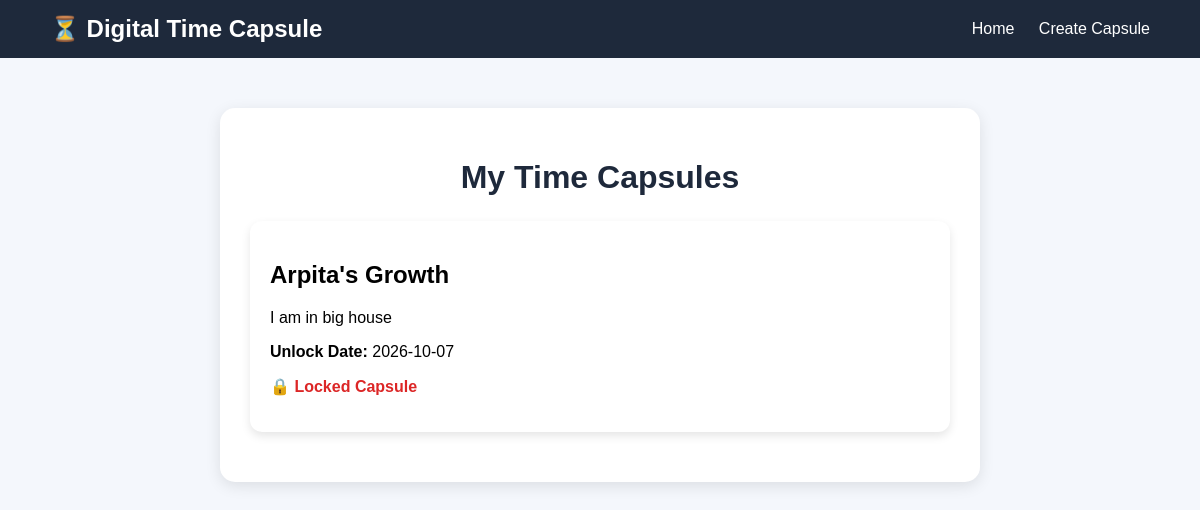
Page /dashboard on the earlier database version.
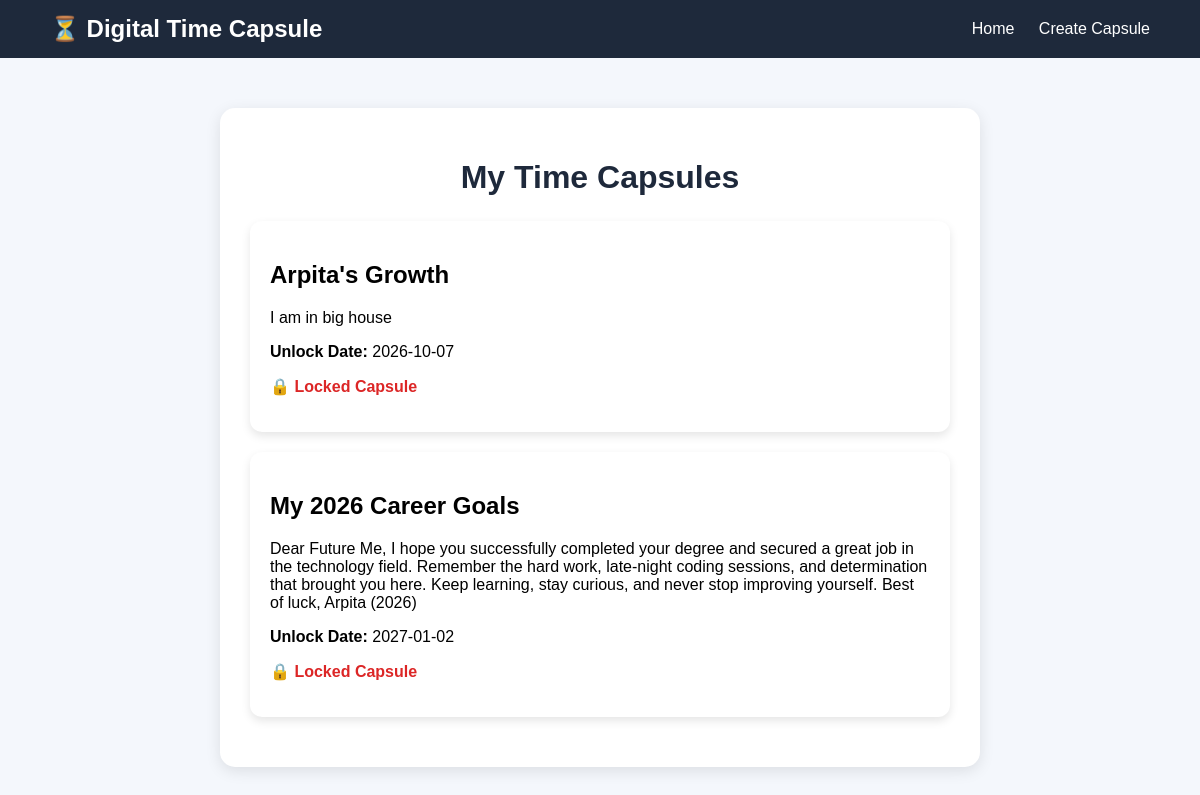
Same page on the later database version.
### tables this page shows
CREATE TABLE capsules (
            id INTEGER PRIMARY KEY AUTOINCREMENT,
            title TEXT NOT NULL,
            message TEXT NOT NULL,
            unlock_date TEXT NOT NULL
        );

### app.py (the view)
@app.route("/dashboard")
def dashboard():
    conn = sqlite3.connect("database/capsule.db")
    cursor = conn.cursor()
    cursor.execute(
        "SELECT title, message, unlock_date FROM capsules"
    )
    capsules = cursor.fetchall()
    conn.close()
    return render_template(
        "dashboard.html",
        capsules=capsules
    )

### templates/dashboard.html (shortened to what this page needs)
<!doctype html>
<html>
  <head>
    <link
      rel="stylesheet"
      href="{{ url_for('static', filename='style.css') }}"
    />
  </head>
  <body>
    <nav class="navbar">
      <h2>⏳ Digital Time Capsule</h2>
      <div class="nav-links">
        <a href="/">Home</a>
        <a href="/create-capsule">Create Capsule</a>
      </div>
    </nav>
    <div class="container">
      <h1 class="page-title">My Time Capsules</h1>
      {% for capsule in capsules %}
      <div class="card-capsule">
        <h2>{{ capsule[0] }}</h2>
        <p>{{ capsule[1] }}</p>
        <p>
          <strong>Unlock Date:</strong>
          {{ capsule[2] }}
        </p>
        <p class="status">🔒 Locked Capsule</p>
      </div>
      {% endfor %}
    </div>
  </body>
</html>

### static/style.css (style rules this page uses)
body { margin: 0; font-family: Arial, sans-serif; background: #f4f7fc; }
.navbar { background: #1e293b; color: white; padding: 15px 50px; display: flex; justify-content: space-between; align-items: center; }
.navbar h2 { margin: 0; }
.nav-links a { color: white; text-decoration: none; margin-left: 20px; }
.container { max-width: 700px; margin: 50px auto; background: white; padding: 30px; border-radius: 15px; box-shadow: 0 4px 15px rgba(0, 0, 0, 0.1); }
.card-capsule { background: white; padding: 20px; margin-bottom: 20px; border-radius: 12px; box-shadow: 0 4px 10px rgba(0, 0, 0, 0.1); }
.status { color: #dc2626; font-weight: bold; }
.page-title { text-align: center; color: #1e293b; }
.container h1 { margin-bottom: 25px; }

Differences in the rows shown:
added capsules: title "My 2026 Career Goals", message "Dear Future Me, I hope you successfully completed your degree and secured a great job in the technology field. Remember the hard work, late-night coding sessions, and determination that brought you here. Keep learning, stay curious, and never stop improving yourself. Best of luck, Arpita (2026)", unlock_date "2027-01-02"
